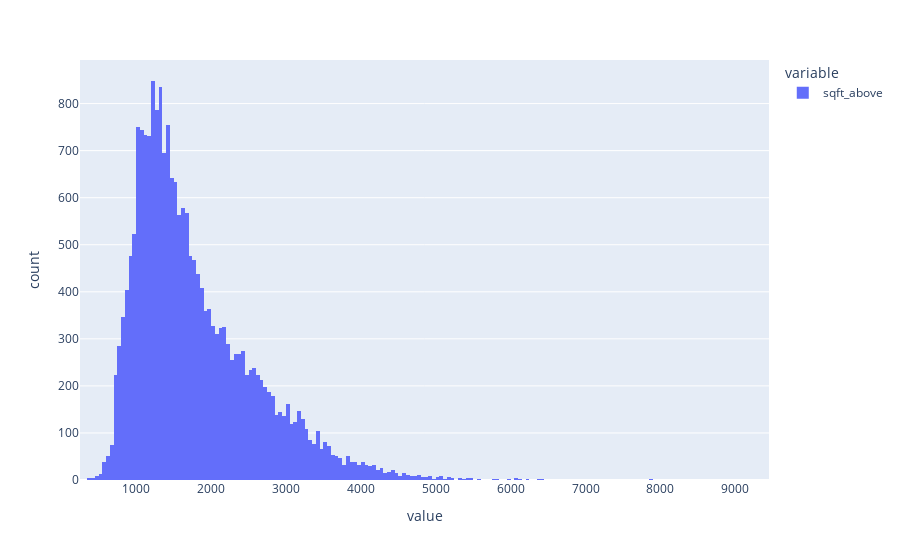

The code cell stored with this chart in its notebook:
### Code cell
px.histogram(df['sqft_above'])

### Figure 1 — Plotly figure (JSON) as saved in the notebook; plotly's stock layout.template omitted (floating-point values rounded to 4 significant figures; data arrays with more than 128 entries replaced by an {"elided": "..."} marker saying what was removed)
{"data": [{"alignmentgroup": "True", "bingroup": "x", "hovertemplate": "variable=sqft_above<br>value=%{x}<br>count=%{y}<extra></extra>", "legendgroup": "sqft_above", "marker": {"color": "#636efa", "pattern": {"shape": ""}}, "name": "sqft_above", "offsetgroup": "sqft_above", "orientation": "v", "showlegend": true, "type": "histogram", "x": {"elided": "21613 int values"}, "xaxis": "x", "yaxis": "y"}], "layout": {"barmode": "relative", "legend": {"title": {"text": "variable"}, "tracegroupgap": 0}, "margin": {"t": 60}, "xaxis": {"anchor": "y", "domain": [0, 1], "title": {"text": "value"}}, "yaxis": {"anchor": "x", "domain": [0, 1], "title": {"text": "count"}}}}
